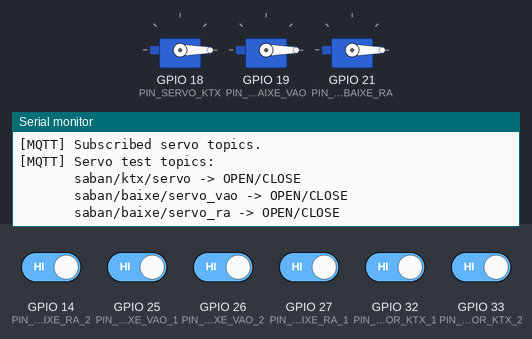
Recording of a sketch running on a simulated ESP32. Shown: 3 × servo, the last lines printed to the serial monitor. Inputs (shaded band) come from the test bench; at power-on: GPIO 14 (PIN_SENSOR_BAIXE_RA_2), GPIO 25 (PIN_SENSOR_BAIXE_VAO_1), GPIO 26 (PIN_SENSOR_BAIXE_VAO_2), GPIO 27 (PIN_SENSOR_BAIXE_RA_1), GPIO 32 (PIN_SENSOR_KTX_1), GPIO 33 (PIN_SENSOR_KTX_2) HIGH. WiFi joins after 1.5 s; servers stay silent unless stated; no MQTT or app messages arrive unless stated.

Above: at 3.7 s.
3.8 s: GPIO 14 (PIN_SENSOR_BAIXE_RA_2) driven LOW
At 4.5 s:
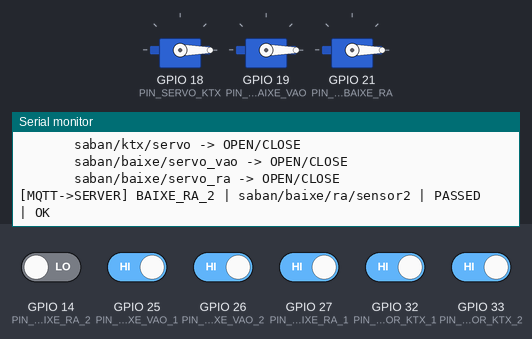
5.3 s: GPIO 25 (PIN_SENSOR_BAIXE_VAO_1) driven LOW
At 6.5 s:
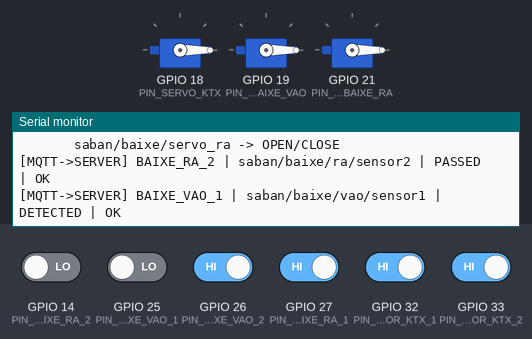
6.8 s: GPIO 26 (PIN_SENSOR_BAIXE_VAO_2) driven LOW
At 8.0 s:
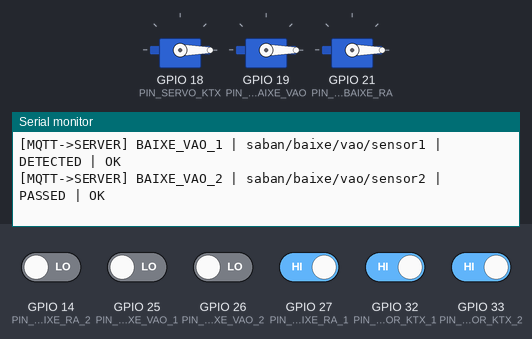
8.3 s: GPIO 27 (PIN_SENSOR_BAIXE_RA_1) driven LOW
At 9.2 s:
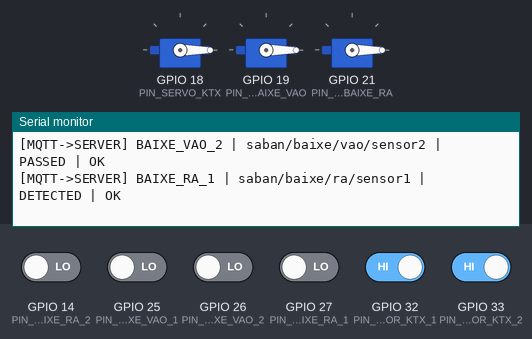
9.8 s: GPIO 32 (PIN_SENSOR_KTX_1) driven LOW
At 10.2 s:
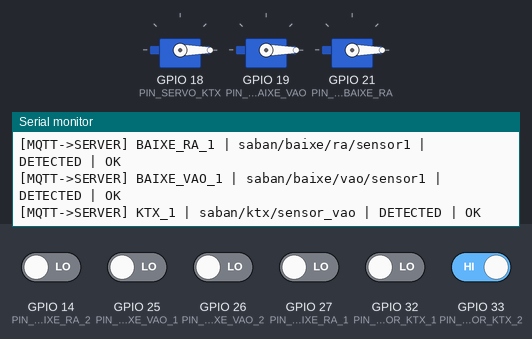
11.3 s: GPIO 33 (PIN_SENSOR_KTX_2) driven LOW
At 12.2 s:
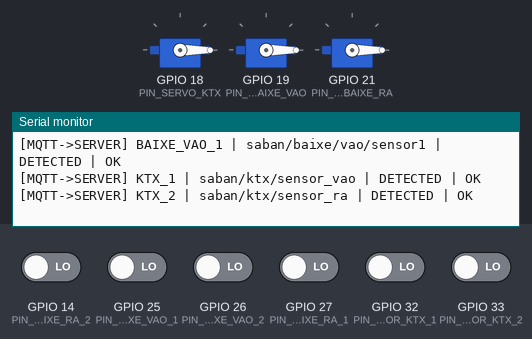

Measured:
- after the input at 3.8 s, the serial monitor: prints a new line after 0.08 s (image 1)
- after the input at 5.3 s, the serial monitor: prints a new line after 0.08 s (image 2)
- after the input at 6.8 s, the serial monitor: prints a new line after 0.08 s (image 3)
- after the input at 8.3 s, the serial monitor: prints a new line after 0.08 s (image 4)
- after the input at 9.8 s, the serial monitor: prints a new line after 0.08 s (image 5)
- after the input at 11.3 s, the serial monitor: prints a new line after 0.08 s (image 6)

The sketch:

ktx_baixe_esp32.ino
```cpp
#include <WiFi.h>
#include <WiFiClientSecure.h>
#include <PubSubClient.h>
#include <ESP32Servo.h>

// =========================
// WIFI + MQTT CONFIG
// =========================
// Dien thong tin Wi-Fi va MQTT truoc khi nap vao ESP32.
// Khong commit thong tin Wi-Fi/MQTT that len repository cong khai.
const char* WIFI_SSID = "YOUR_WIFI_SSID";
const char* WIFI_PASSWORD = "YOUR_WIFI_PASSWORD";

// Thong tin MQTT phai khop voi file .env cua server.
const char* MQTT_HOST = "YOUR_MQTT_HOST";
const int MQTT_PORT = 8883;
const char* MQTT_USER = "YOUR_MQTT_USER";
const char* MQTT_PASSWORD = "YOUR_MQTT_PASSWORD";
const char* MQTT_CLIENT_ID = "esp32-ktx-baixe-01";

// Neu dung HiveMQ Cloud TLS va khong cai CA cert tren ESP32, tam thoi cho phep insecure.
// Khi lam that nen cai CA certificate thay vi setInsecure().
WiFiClientSecure wifiClient;
PubSubClient mqttClient(wifiClient);

// =========================
// MQTT TOPICS
// =========================
const char* TOPIC_KTX_SENSOR_VAO = "saban/ktx/sensor_vao";
const char* TOPIC_KTX_SENSOR_RA = "saban/ktx/sensor_ra";
const char* TOPIC_BAIXE_VAO_SENSOR1 = "saban/baixe/vao/sensor1";
const char* TOPIC_BAIXE_VAO_SENSOR2 = "saban/baixe/vao/sensor2";
const char* TOPIC_BAIXE_RA_SENSOR1 = "saban/baixe/ra/sensor1";
const char* TOPIC_BAIXE_RA_SENSOR2 = "saban/baixe/ra/sensor2";

const char* TOPIC_KTX_SERVO = "saban/ktx/servo";
const char* TOPIC_BAIXE_SERVO_VAO = "saban/baixe/servo_vao";
const char* TOPIC_BAIXE_SERVO_RA = "saban/baixe/servo_ra";

const char* PAYLOAD_DETECTED = "DETECTED";
const char* PAYLOAD_PASSED = "PASSED";
const char* PAYLOAD_OPEN = "OPEN";
const char* PAYLOAD_CLOSE = "CLOSE";

// =========================
// PIN CONFIG
// =========================
const int PIN_SERVO_KTX = 18;
const int PIN_SERVO_BAIXE_VAO = 19;
const int PIN_SERVO_BAIXE_RA = 21;

const int PIN_SENSOR_KTX_1 = 32;
const int PIN_SENSOR_KTX_2 = 33;
const int PIN_SENSOR_BAIXE_VAO_1 = 25;
const int PIN_SENSOR_BAIXE_VAO_2 = 26;
const int PIN_SENSOR_BAIXE_RA_1 = 27;
const int PIN_SENSOR_BAIXE_RA_2 = 14;

// Nhieu module IR obstacle output LOW khi bi che.
// Neu module cua ban output HIGH khi bi che, doi thanh false.
const bool SENSOR_ACTIVE_LOW = true;

// Goc servo tuy theo co khi mo hinh.
const int SERVO_CLOSE_ANGLE = 0;
const int SERVO_OPEN_ANGLE = 90;

// Gui lai DETECTED neu sensor1 van bi che ma chua nhan OPEN.
const unsigned long AUTH_RETRY_INTERVAL_MS = 4000;
const int AUTH_MAX_RETRY = 5;

// Chong rung sensor.
const unsigned long SENSOR_DEBOUNCE_MS = 80;

Servo servoKtx;
Servo servoBaixeVao;
Servo servoBaixeRa;

struct SensorChannel {
  const char* name;
  int pin;
  const char* topic;
  bool isAuthSensor;
  bool lastRawActive;
  bool stableActive;
  unsigned long lastChangeMs;
  unsigned long lastPublishMs;
  int sentCount;
  bool waitingOpen;
};

SensorChannel sensors[] = {
  {"KTX_1", PIN_SENSOR_KTX_1, TOPIC_KTX_SENSOR_VAO, true, false, false, 0, 0, 0, false},
  {"KTX_2", PIN_SENSOR_KTX_2, TOPIC_KTX_SENSOR_RA, true, false, false, 0, 0, 0, false},
  {"BAIXE_VAO_1", PIN_SENSOR_BAIXE_VAO_1, TOPIC_BAIXE_VAO_SENSOR1, true, false, false, 0, 0, 0, false},
  {"BAIXE_VAO_2", PIN_SENSOR_BAIXE_VAO_2, TOPIC_BAIXE_VAO_SENSOR2, false, false, false, 0, 0, 0, false},
  {"BAIXE_RA_1", PIN_SENSOR_BAIXE_RA_1, TOPIC_BAIXE_RA_SENSOR1, true, false, false, 0, 0, 0, false},
  {"BAIXE_RA_2", PIN_SENSOR_BAIXE_RA_2, TOPIC_BAIXE_RA_SENSOR2, false, false, false, 0, 0, 0, false},
};

const int SENSOR_COUNT = sizeof(sensors) / sizeof(sensors[0]);

bool ktxGateOpen = false;
bool baixeVaoGateOpen = false;
bool baixeRaGateOpen = false;

// =========================
// HELPERS
// =========================
bool readSensorActive(int pin) {
  int value = digitalRead(pin);
  return SENSOR_ACTIVE_LOW ? (value == LOW) : (value == HIGH);
}

void publishSensor(const char* topic, const char* payload, const char* name) {
  if (!mqttClient.connected()) {
    return;
  }
  bool ok = mqttClient.publish(topic, payload, false);
  Serial.print("[MQTT->SERVER] ");
  Serial.print(name);
  Serial.print(" | ");
  Serial.print(topic);
  Serial.print(" | ");
  Serial.print(payload);
  Serial.print(" | ");
  Serial.println(ok ? "OK" : "FAIL");
}

void setServo(Servo& servo, const char* name, bool open) {
  servo.write(open ? SERVO_OPEN_ANGLE : SERVO_CLOSE_ANGLE);
  Serial.print("[SERVO] ");
  Serial.print(name);
  Serial.print(" -> ");
  Serial.println(open ? "OPEN" : "CLOSE");
}

void clearAuthWaitingForTopic(const char* servoTopic) {
  // Khi server da chap nhan va gui OPEN, dung gui lai DETECTED cho nhom lien quan.
  for (int i = 0; i < SENSOR_COUNT; i++) {
    if (!sensors[i].isAuthSensor) continue;

    bool sameGroup =
      (strcmp(servoTopic, TOPIC_KTX_SERVO) == 0 && (strcmp(sensors[i].topic, TOPIC_KTX_SENSOR_VAO) == 0 || strcmp(sensors[i].topic, TOPIC_KTX_SENSOR_RA) == 0)) ||
      (strcmp(servoTopic, TOPIC_BAIXE_SERVO_VAO) == 0 && strcmp(sensors[i].topic, TOPIC_BAIXE_VAO_SENSOR1) == 0) ||
      (strcmp(servoTopic, TOPIC_BAIXE_SERVO_RA) == 0 && strcmp(sensors[i].topic, TOPIC_BAIXE_RA_SENSOR1) == 0);

    if (sameGroup) {
      sensors[i].waitingOpen = false;
      sensors[i].sentCount = 0;
    }
  }
}

// =========================
// MQTT
// =========================
void mqttCallback(char* topic, byte* payload, unsigned int length) {
  char messageBuffer[32];
  unsigned int copyLength = min(length, sizeof(messageBuffer) - 1);
  memcpy(messageBuffer, payload, copyLength);
  messageBuffer[copyLength] = '\0';

  String message = String(messageBuffer);
  message.trim();
  message.toUpperCase();

  Serial.print("[SERVER->MQTT] ");
  Serial.print(topic);
  Serial.print(" | ");
  Serial.print("len=");
  Serial.print(length);
  Serial.print(" | payload=");
  Serial.println(message);

  if (strcmp(topic, TOPIC_KTX_SERVO) == 0) {
    if (message == PAYLOAD_OPEN) {
      ktxGateOpen = true;
      setServo(servoKtx, "KTX", true);
      clearAuthWaitingForTopic(topic);
    } else if (message == PAYLOAD_CLOSE) {
      ktxGateOpen = false;
      setServo(servoKtx, "KTX", false);
    }
    return;
  }

  if (strcmp(topic, TOPIC_BAIXE_SERVO_VAO) == 0) {
    if (message == PAYLOAD_OPEN) {
      baixeVaoGateOpen = true;
      setServo(servoBaixeVao, "BAIXE_VAO", true);
      clearAuthWaitingForTopic(topic);
    } else if (message == PAYLOAD_CLOSE) {
      baixeVaoGateOpen = false;
      setServo(servoBaixeVao, "BAIXE_VAO", false);
    }
    return;
  }

  if (strcmp(topic, TOPIC_BAIXE_SERVO_RA) == 0) {
    if (message == PAYLOAD_OPEN) {
      baixeRaGateOpen = true;
      setServo(servoBaixeRa, "BAIXE_RA", true);
      clearAuthWaitingForTopic(topic);
    } else if (message == PAYLOAD_CLOSE) {
      baixeRaGateOpen = false;
      setServo(servoBaixeRa, "BAIXE_RA", false);
    }
    return;
  }

  Serial.println("[MQTT] Topic khong dung servo topic, bo qua.");
}

void connectWiFi() {
  Serial.print("[WIFI] Connecting to ");
  Serial.println(WIFI_SSID);
  WiFi.mode(WIFI_STA);
  WiFi.begin(WIFI_SSID, WIFI_PASSWORD);

  while (WiFi.status() != WL_CONNECTED) {
    delay(500);
    Serial.print(".");
  }
  Serial.println();
  Serial.print("[WIFI] Connected. IP=");
  Serial.println(WiFi.localIP());
}

void connectMqtt() {
  while (!mqttClient.connected()) {
    Serial.print("[MQTT] Connecting...");
    if (mqttClient.connect(MQTT_CLIENT_ID, MQTT_USER, MQTT_PASSWORD)) {
      Serial.println("OK");
      mqttClient.subscribe(TOPIC_KTX_SERVO, 1);
      mqttClient.subscribe(TOPIC_BAIXE_SERVO_VAO, 1);
      mqttClient.subscribe(TOPIC_BAIXE_SERVO_RA, 1);
      Serial.println("[MQTT] Subscribed servo topics.");
      Serial.println("[MQTT] Servo test topics:");
      Serial.println("       saban/ktx/servo -> OPEN/CLOSE");
      Serial.println("       saban/baixe/servo_vao -> OPEN/CLOSE");
      Serial.println("       saban/baixe/servo_ra -> OPEN/CLOSE");
    } else {
      Serial.print("FAIL rc=");
      Serial.println(mqttClient.state());
      delay(3000);
    }
  }
}

// =========================
// SENSOR LOGIC
// =========================
bool shouldCloseBySensor(SensorChannel& sensor) {
  if (strcmp(sensor.topic, TOPIC_BAIXE_VAO_SENSOR2) == 0) {
    return baixeVaoGateOpen;
  }
  if (strcmp(sensor.topic, TOPIC_BAIXE_RA_SENSOR2) == 0) {
    return baixeRaGateOpen;
  }
  // KTX dung 2 sensor cheo. Khi cong dang mo, sensor bat ky co the gui PASSED de server dong theo state.
  if (strcmp(sensor.topic, TOPIC_KTX_SENSOR_VAO) == 0 || strcmp(sensor.topic, TOPIC_KTX_SENSOR_RA) == 0) {
    return ktxGateOpen;
  }
  return false;
}

void handleSensorActiveEdge(SensorChannel& sensor) {
  unsigned long now = millis();

  if (sensor.isAuthSensor) {
    // Neu cong KTX dang mo, sensor KTX kich hoat thi uu tien bao PASSED de dong cong.
    if (shouldCloseBySensor(sensor)) {
      publishSensor(sensor.topic, PAYLOAD_PASSED, sensor.name);
      return;
    }

    sensor.waitingOpen = true;
    sensor.sentCount = 1;
    sensor.lastPublishMs = now;
    publishSensor(sensor.topic, PAYLOAD_DETECTED, sensor.name);
    return;
  }

  // Sensor2 bai xe chi dung de dong cong.
  publishSensor(sensor.topic, PAYLOAD_PASSED, sensor.name);
}

void handleSensorHoldRetry(SensorChannel& sensor) {
  if (!sensor.isAuthSensor || !sensor.waitingOpen || !sensor.stableActive) {
    return;
  }

  unsigned long now = millis();
  if (sensor.sentCount >= AUTH_MAX_RETRY) {
    return;
  }

  if (now - sensor.lastPublishMs >= AUTH_RETRY_INTERVAL_MS) {
    sensor.sentCount++;
    sensor.lastPublishMs = now;
    publishSensor(sensor.topic, PAYLOAD_DETECTED, sensor.name);
  }
}

void updateSensors() {
  unsigned long now = millis();

  for (int i = 0; i < SENSOR_COUNT; i++) {
    SensorChannel& sensor = sensors[i];
    bool rawActive = readSensorActive(sensor.pin);

    if (rawActive != sensor.lastRawActive) {
      sensor.lastRawActive = rawActive;
      sensor.lastChangeMs = now;
    }

    if ((now - sensor.lastChangeMs) < SENSOR_DEBOUNCE_MS) {
      continue;
    }

    if (rawActive != sensor.stableActive) {
      sensor.stableActive = rawActive;
      if (sensor.stableActive) {
        handleSensorActiveEdge(sensor);
      } else {
        sensor.waitingOpen = false;
        sensor.sentCount = 0;
      }
    }

    handleSensorHoldRetry(sensor);
  }
}

// =========================
// ARDUINO SETUP/LOOP
// =========================
void setup() {
  Serial.begin(115200);
  delay(1000);

  for (int i = 0; i < SENSOR_COUNT; i++) {
    pinMode(sensors[i].pin, INPUT_PULLUP);
    sensors[i].lastRawActive = readSensorActive(sensors[i].pin);
    sensors[i].stableActive = sensors[i].lastRawActive;
    sensors[i].lastChangeMs = millis();
  }

  ESP32PWM::allocateTimer(0);
  ESP32PWM::allocateTimer(1);
  ESP32PWM::allocateTimer(2);
  ESP32PWM::allocateTimer(3);

  servoKtx.setPeriodHertz(50);
  servoBaixeVao.setPeriodHertz(50);
  servoBaixeRa.setPeriodHertz(50);

  servoKtx.attach(PIN_SERVO_KTX, 500, 2400);
  servoBaixeVao.attach(PIN_SERVO_BAIXE_VAO, 500, 2400);
  servoBaixeRa.attach(PIN_SERVO_BAIXE_RA, 500, 2400);

  setServo(servoKtx, "KTX", false);
  setServo(servoBaixeVao, "BAIXE_VAO", false);
  setServo(servoBaixeRa, "BAIXE_RA", false);

  connectWiFi();

  wifiClient.setInsecure();
  mqttClient.setServer(MQTT_HOST, MQTT_PORT);
  mqttClient.setCallback(mqttCallback);
  mqttClient.setBufferSize(512);
}

void loop() {
  if (WiFi.status() != WL_CONNECTED) {
    connectWiFi();
  }

  if (!mqttClient.connected()) {
    connectMqtt();
  }

  mqttClient.loop();
  updateSensors();
}
```
